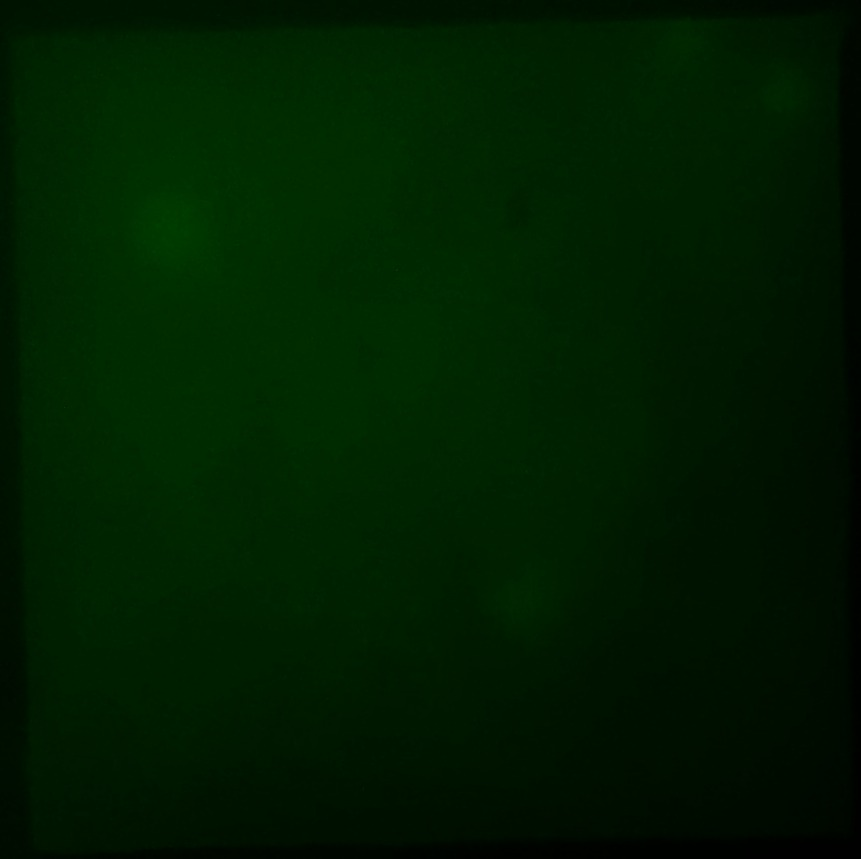
#> input picture qiaml/tests/test_image.jpg, 861 x 859 px
$ jupyter execute --allow-errors test_codes.ipynb
#> lines starting #> are read from the running program, lines starting #| are printed output that depends on the picture; after the words box and inside, x2 and y2 are one past the last pixel; in counts of white or black regions, pixels touching at a corner belong together
[cell 1]
import cv2
import numpy as np
import sys
sys.path.append('..')
#from autocrop import crop

[cell 2]
import cv2 as cv2
import numpy as np


def crop(path=None):
    """
    Returns a cropped version of the image with the path path.

    Parameters:
    - path: path to the image being cropped

    Returns:
    - cropped: image which is the cropped version of the image with the path
               path
    """
    assert type(path) == str, 'The path should be in string format!'

    img = cv2.imread(path, cv2.IMREAD_COLOR)

    assert np.sum(img) != None, 'the path is not right or there is no such a file. Check path or file name.'

    assert img.shape[0:3] != None, 'The image is not in right format. Image should have three diamensions'

    assert img.shape[0] >100 and img.shape[1] >100, 'the image is too blurred. Please retake or reload'


    # leave only green color
    img[:, :, 0] = 0
    img[:, :, 2] = 0

    # convert to gray scale
    gray_img = cv2.cvtColor(img, cv2.COLOR_BGR2GRAY)

    # more contrast between foreground and background
    contrasted_img = apply_contrast(gray_img)

    # erode image
    kernel = np.ones((5, 5), np.uint8)
    eroded_img = cv2.erode(contrasted_img, kernel, iterations=15)

    # located contours
    contours = _locate_contours(eroded_img)

    img_contours = np.zeros(img.shape)
    cv2.drawContours(img_contours, contours, -1, (0, 255, 0), 3)

    # determine cropped image based on contours
    crop_box = _determine_cropped_image_box(img, contours)

    # crop the original image
    cropped = img[crop_box[1]:crop_box[3], crop_box[0]:crop_box[2]]

    return cropped


def apply_contrast(img):
    """
    Returns a contrasted version of img.

    Returns:
    - contrasted_img: contrasted version of img
    """

    contrast_threshold = 2
    grid_size = 2
    alpha = 3  # (1.0-3.0)
    beta = 0  # (0-100)

    # CLAHE (Contrast Limited Adaptive Histogram Equalization)
    clahe = cv2.createCLAHE(clipLimit=contrast_threshold,
                            tileGridSize=(grid_size, grid_size))
    clahe_img = clahe.apply(img)

    adjusted = cv2.convertScaleAbs(clahe_img, alpha=alpha, beta=beta)

    return adjusted


def _locate_contours(img):
    """
    Returns the substantial contours in img.

    Parameters:
    - img: the image being analyzed

    Returns:
    - substantial_contours: the substantial contours in img
    """

    min_threshold = 75
    threshold_output = 255
    min_countour_area = 15000

    _, threshold = cv2.threshold(img, min_threshold,
                                 threshold_output,
                                 cv2.THRESH_BINARY)

    # dilated = cv2.morphologyEx(threshold, cv2.MORPH_OPEN,
    #                            cv2.getStructuringElement(cv2.MORPH_ELLIPSE,
    #                            (10, 10)))

    contours, _ = cv2.findContours(threshold, cv2.RETR_LIST,
                                   cv2.CHAIN_APPROX_SIMPLE)

    substantial_contours = []
    for contour in contours:
        if cv2.contourArea(contour) > min_countour_area:
            substantial_contours.append(contour)

    cv2.drawContours(img, contours, -1, (0, 255, 0), 3)

    return substantial_contours


def _determine_cropped_image_box(img, contours):
    """
    Returns the pixel box including all contours in contours.

    Parameters:
    - img: the image being analyzed
    - contours: a list of countours thats locations should be included in the
                outputted box size

    Returns:
    - crop_box: the pixel box including all contours in contours in form [left,
                top, right, bottom]
    """
    # https://stackoverflow.com/questions/37803903/opencv-and-python-for-auto-cropping
    crop_box = [-1, -1, -1, -1]
    for contour in contours:
        contour_x, contour_y, contour_w, contour_h = cv2.boundingRect(contour)
        if crop_box[0] < 0:
            crop_box = [contour_x, contour_y, contour_x + contour_w,
                        contour_y + contour_h]
        elif contour_x > np.shape(img)[0] / 2:
            crop_box[0] = min(contour_x, crop_box[0])
            crop_box[1] = min(contour_y, crop_box[1])
            crop_box[2] = max(contour_x + contour_w, crop_box[2])
            crop_box[3] = max(contour_y + contour_h, crop_box[3])

    # add bounding space
    crop_box[0] = max(0, crop_box[0] - 50)
    crop_box[1] = max(0, crop_box[1] - 50)
    crop_box[2] = min(np.shape(img)[0], crop_box[2] + 100)
    crop_box[3] = min(np.shape(img)[1], crop_box[3] + 100)

    return crop_box

[cell 3]
type('test_image.jpg') == str

[cell 4]
testpath = 'test_image1.jpg'

#> (a cell that did not finish here is left out)

#> (a cell that did not finish here is left out)


#> (a cell that did not finish here is left out)

[cell 8]
dat = crop('test_image.jpg')
#> call 3 of crop, with path = 'test_image.jpg'
#> in crop, img is the input picture: shape (859, 861, 3); mean B, G, R 0.2, 29.1, 0.3
#> in crop (call 3), `img[:, :, 0] = 0`: img: shape (859, 861, 3); 19.99% of pixels changed, all inside (x1, y1, x2, y2) = (0, 0, 861, 859)
#> in crop (call 3), `gray_img = cv2.cvtColor(img, cv2.COLOR_BGR2GRAY)`:
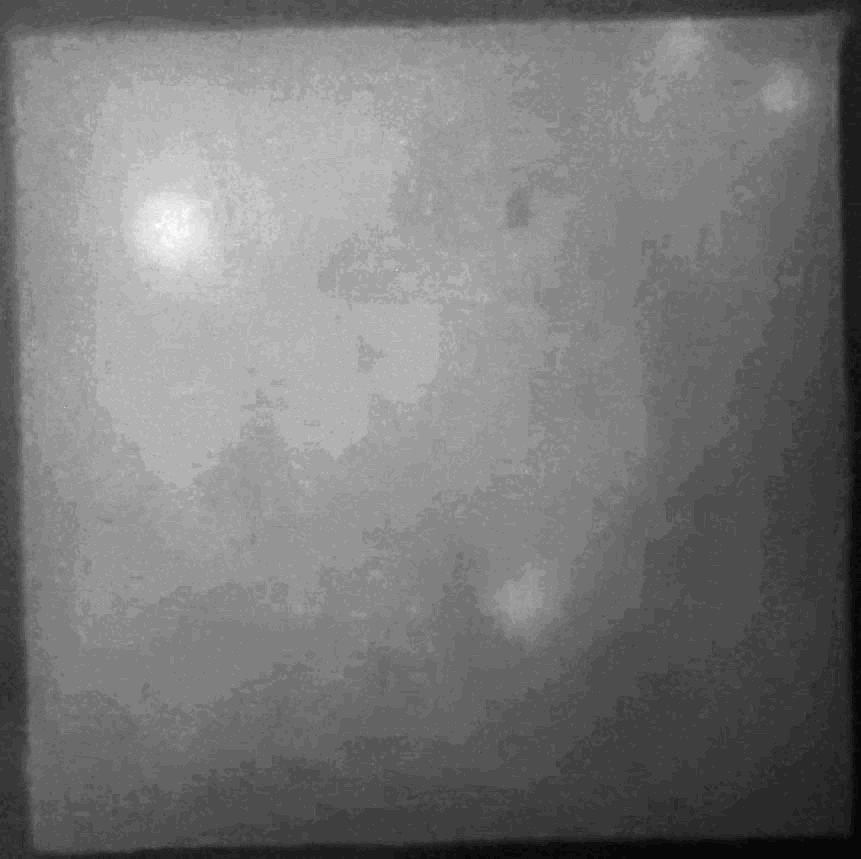
#> gray_img: shape (859, 861); min 0, max 36, mean 17.1; drawn with min black and max white
#> in apply_contrast, `clahe_img = clahe.apply(img)`:
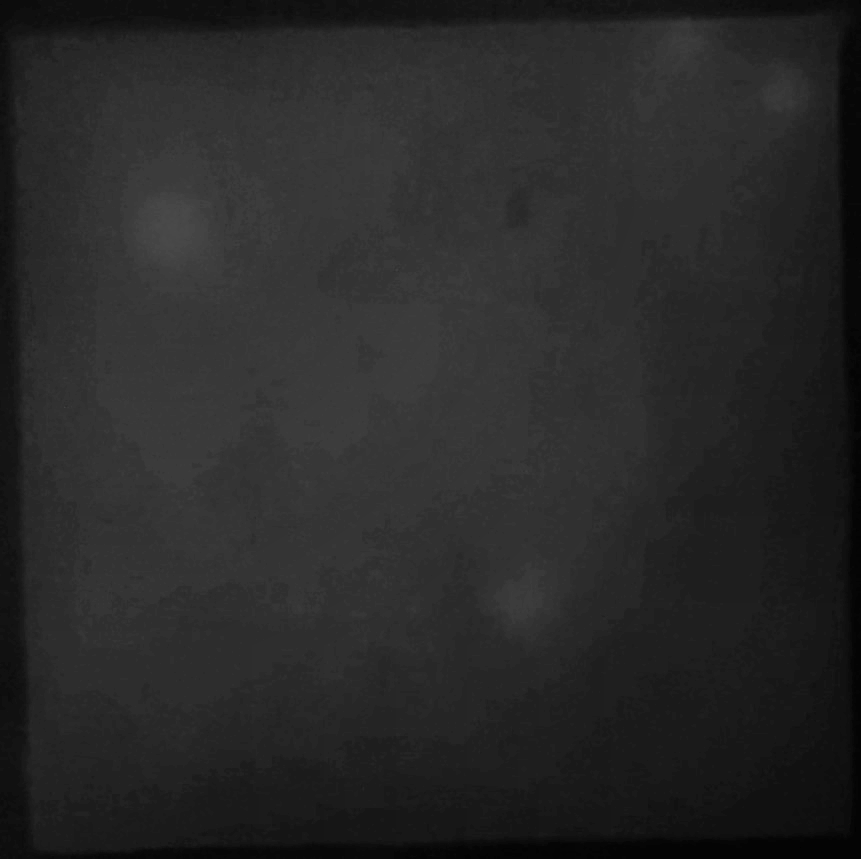
#> clahe_img: shape (859, 861); min 1, max 74, mean 40.5
#> in apply_contrast, `adjusted = cv2.convertScaleAbs(clahe_img, alpha=alpha, beta=beta)`:
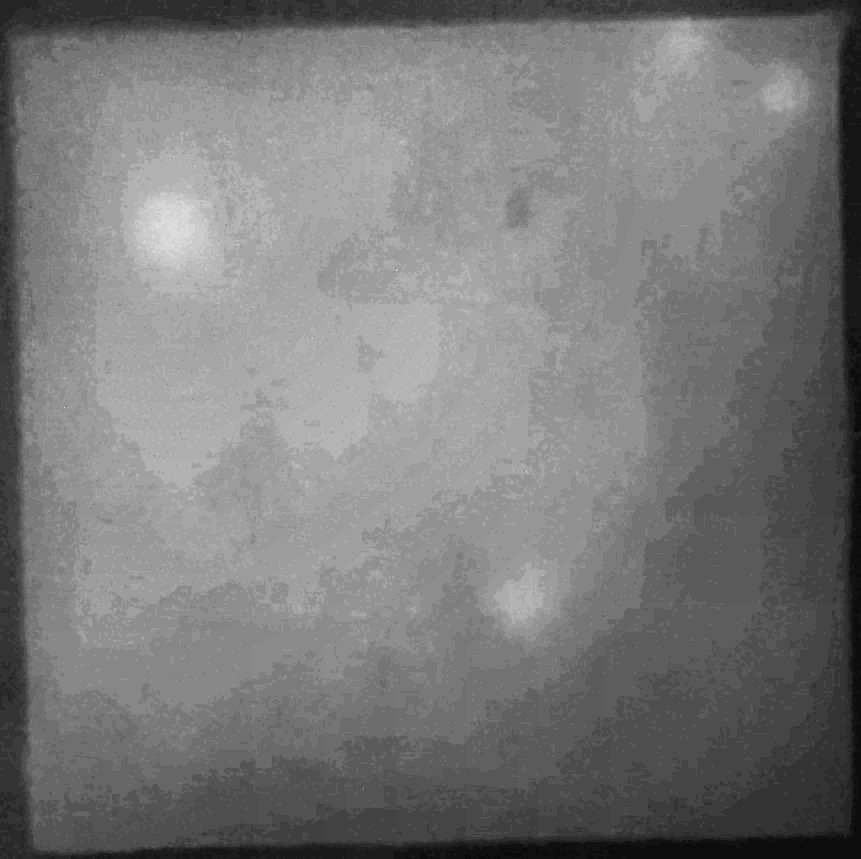
#> adjusted: shape (859, 861); min 3, max 222, mean 121.4
#> in _locate_contours, `_, threshold = cv2.threshold(img, min_threshold, threshold_output, cv2..`:
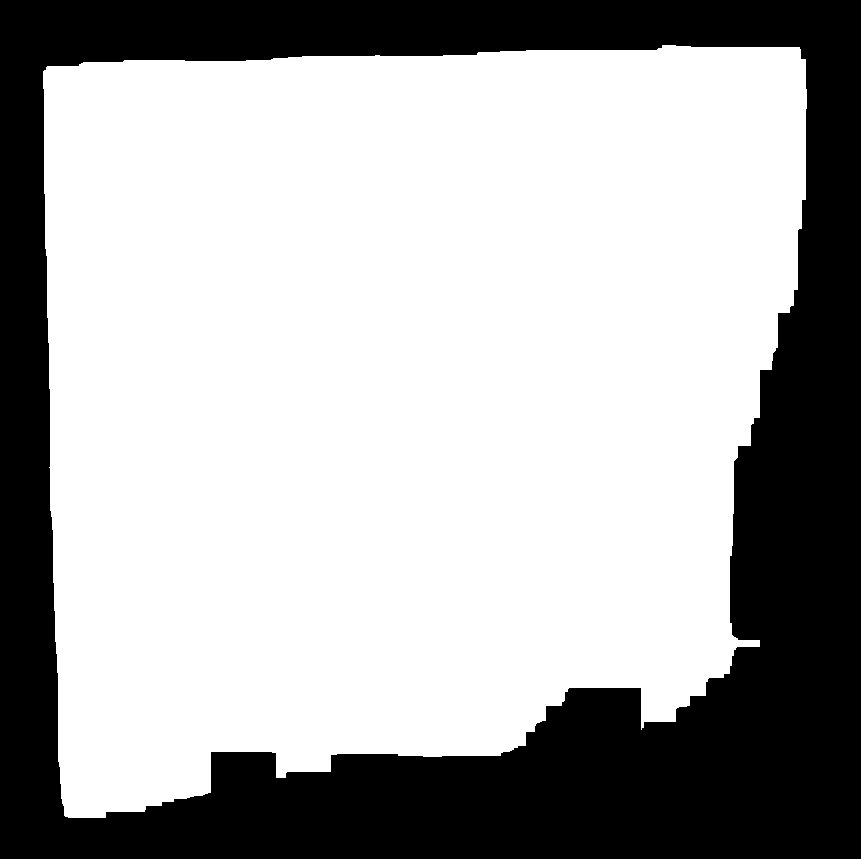
#> threshold: shape (859, 861); 67.3% white; 1 black region
#> in _locate_contours, `contours, _ = cv2.findContours(threshold, cv2.RETR_LIST, cv2.CHAIN_APP..`: contours = 1 contour; box (x1, y1, x2, y2) and area: (43, 45, 807, 818) 496544
#> the loop in _locate_contours, `for contour in contours:` made 1 pass
#> after the loop in _locate_contours, `for contour in contours:`: substantial_contours has the same summary as contours
#> in _locate_contours, `cv2.drawContours(img, contours, -1, (0, 255, 0), 3)`:
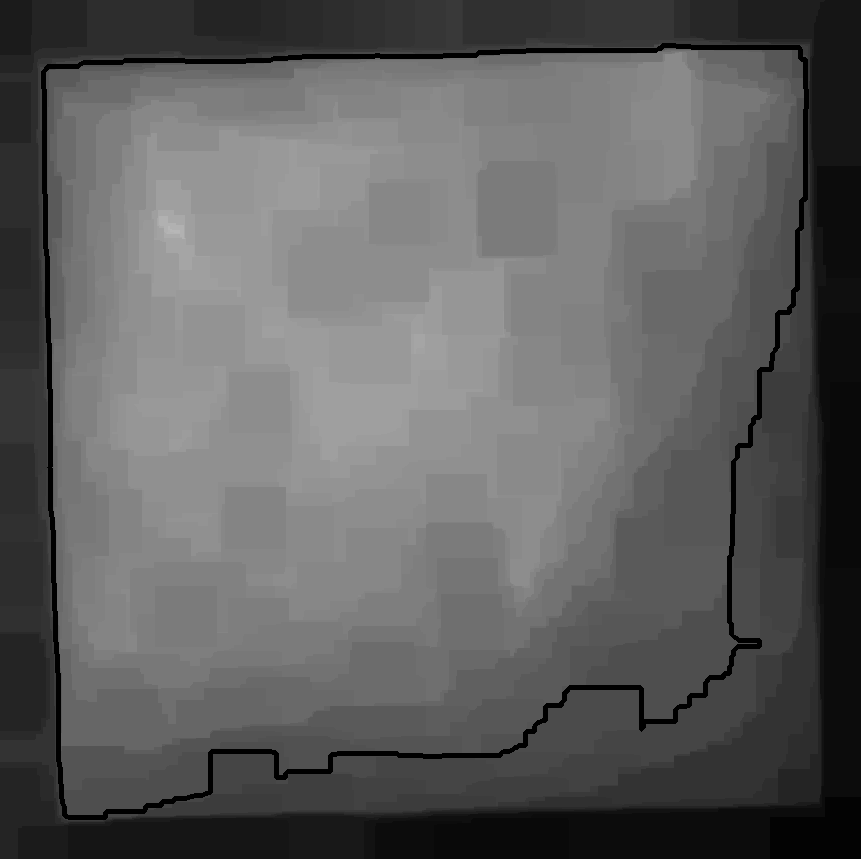
#> img: shape (859, 861); min 0, max 183, mean 94.9
#> in crop (call 3), `cv2.drawContours(img_contours, contours, -1, (0, 255, 0), 3)`:
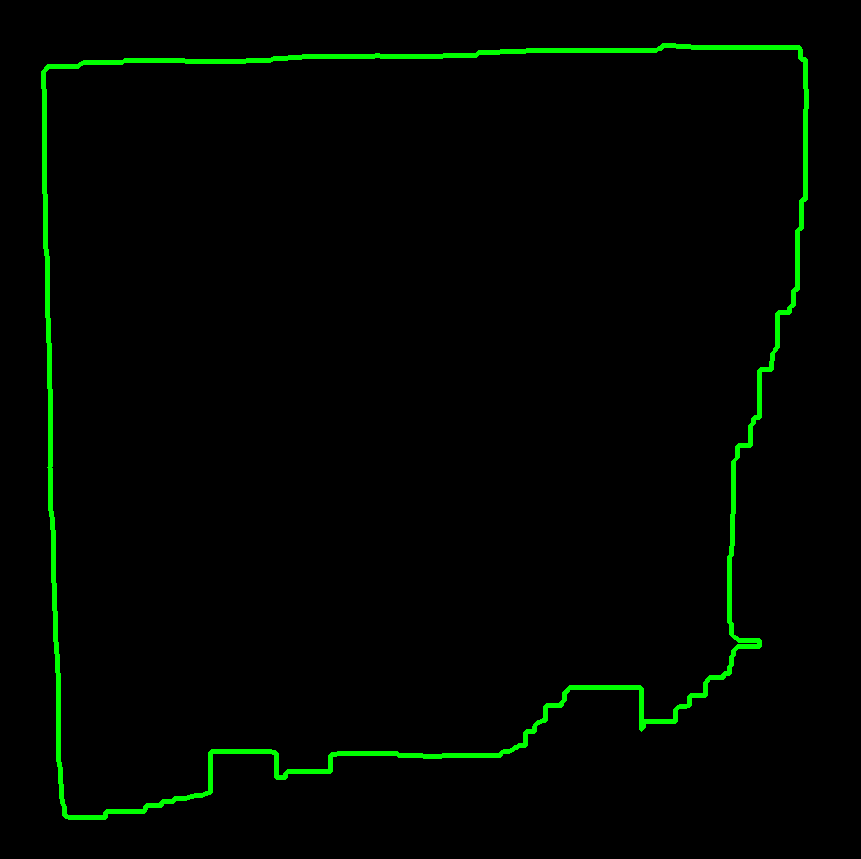
#> img_contours: shape (859, 861, 3) float64; mean of channels 0, 1, 2 0, 5.3, 0; drawn as B, G, R
#> the loop in _determine_cropped_image_box, `for contour in contours:` made 1 pass
#> (contour_x, contour_y, contour_w, contour_h) on pass 1: (43, 45, 764, 773)
#> in crop (call 3), `crop_box = _determine_cropped_image_box(img, contours)`: crop_box = [0, 0, 859, 861]

[cell 9]
img = cv2.imread('test_image.jpg', cv2.IMREAD_COLOR)

[cell 10]
np.shape(img)
#> Out = (859, 861, 3)

[cell 11]
assert 2000> img.shape[0] >100

[cell 12]
2000> img.shape[0] >100 and 2000> img.shape[1] >100 and img.shape[2] ==3
#> Out = True

[cell 13]
img.shape[0:3] != None and sum(img.shape)
#> Out = 1723

[cell 14]
img.ndim
#> Out = 3

[cell 15]
img = cv2.imread('test_image2.jpg', cv2.IMREAD_COLOR)
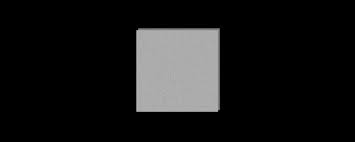
#> input picture qiaml/tests/test_image2.jpg, 355 x 142 px
#> img is the input picture: shape (142, 355, 3); min 0, max 188, mean 23.5

[cell 16]
img.shape
#> Out = (142, 355, 3)

[cell 17]
img.any == None
#> Out = False

[cell 18]
img.shape[0:3]
#> Out = (142, 355, 3)

[cell 19]
img.shape[0:3] != None
#> Out = True

[cell 20]
img.shape[1]
#> Out = 355

[cell 21]
img.shape[0] >100 and img.shape[1] >100
#> Out = True

[cell 22]
img.shape[1] >100

[cell 23]
img.shape[0] >100

[cell 24]
# -*- coding: utf-8 -*-
"""
Created on Wed Feb 23 21:52:41 2022

@author: Colem

Modified on Sun Mar 13
assertions wrote for tests
Xuetao.
"""
import numpy as np
import pandas as pd
import os


"""
Data sets All and AB are two part needing to be concatenated, all other data
sets are one piece
"""


def get_data_array(Dataset=None):
    """

    Parameters
    ----------
    Dataset : str. Which data set desired: A,B,C,AB,AC,BC

    Returns
    -------
    data : array
        Intexting the first image, array[i][j]-> i is the number of arrays in
        range of number of images, j=0 is eelecting image array, j=1 is the
        input copy number .

    """
    assert type(Dataset) == str, 'The chosen dataset names should be in string format!'

    Dataset_choices = ['All','AB','A','B','C','AC','BC']
    assert Dataset in Dataset_choices, 'Error: Datasets limited to A, B, C, AB, AC, BC'
    path = './Datasets/'
    ispath = os.path.isdir(path)
    assert ispath, 'Error Datasets is not downloaded into directory. Please download Datasets.'


    if Dataset == 'All':
        All_1 = np.load('./Datasets/QIAML_All_1_Data.npy', allow_pickle=True)
        All_2 = np.load('./Datasets/QIAML_All_2_Data.npy', allow_pickle=True)
        data = np.concatenate((All_1, All_2), axis=0)
        return data
    elif Dataset == 'AB':
        All_1 = np.load('./Datasets/QIAML_Data_AB_1.npy', allow_pickle=True)
        All_2 = np.load('./Datasets/QIAML_Data_AB_2.npy', allow_pickle=True)
        data = np.concatenate((All_1, All_2), axis=0)
        return data
    elif Dataset == 'A':
        data = np.load('./Datasets/QIAML_Data_A.npy', allow_pickle=True)
        return data
    elif Dataset == 'B':
        data = np.load('./Datasets/QIAML_Data_B.npy', allow_pickle=True)
        return data
    elif Dataset == 'C':
        data = np.load('./Datasets/QIAML_Data_C.npy', allow_pickle=True)
        return data
    elif Dataset == 'AC':
        All_1 = np.load('./Datasets/QIAML_Data_AC_1.npy', allow_pickle=True)
        All_2 = np.load('./Datasets/QIAML_Data_AC_2.npy', allow_pickle=True)
        data = np.concatenate((All_1, All_2), axis=0)
        return data
    elif Dataset == 'BC':
        data = np.load('./Datasets/QIAML_Data_BC.npy', allow_pickle=True)
        return data

def get_data_df(Dataset):
    """

    Parameters
    ----------
    Dataset : str. Which data set desired: A,B,C,AB,AC,BC

    Returns
    -------
    data : pandas dataframe.
        DESCRIPTION: dataframe with columns: images, Copy number

    """
    if Dataset == 'All':
        data = pd.DataFrame(get_data_array(Dataset), columns = ['Images', 'Copy number'])
        return data

#> (a cell that did not finish here is left out)
